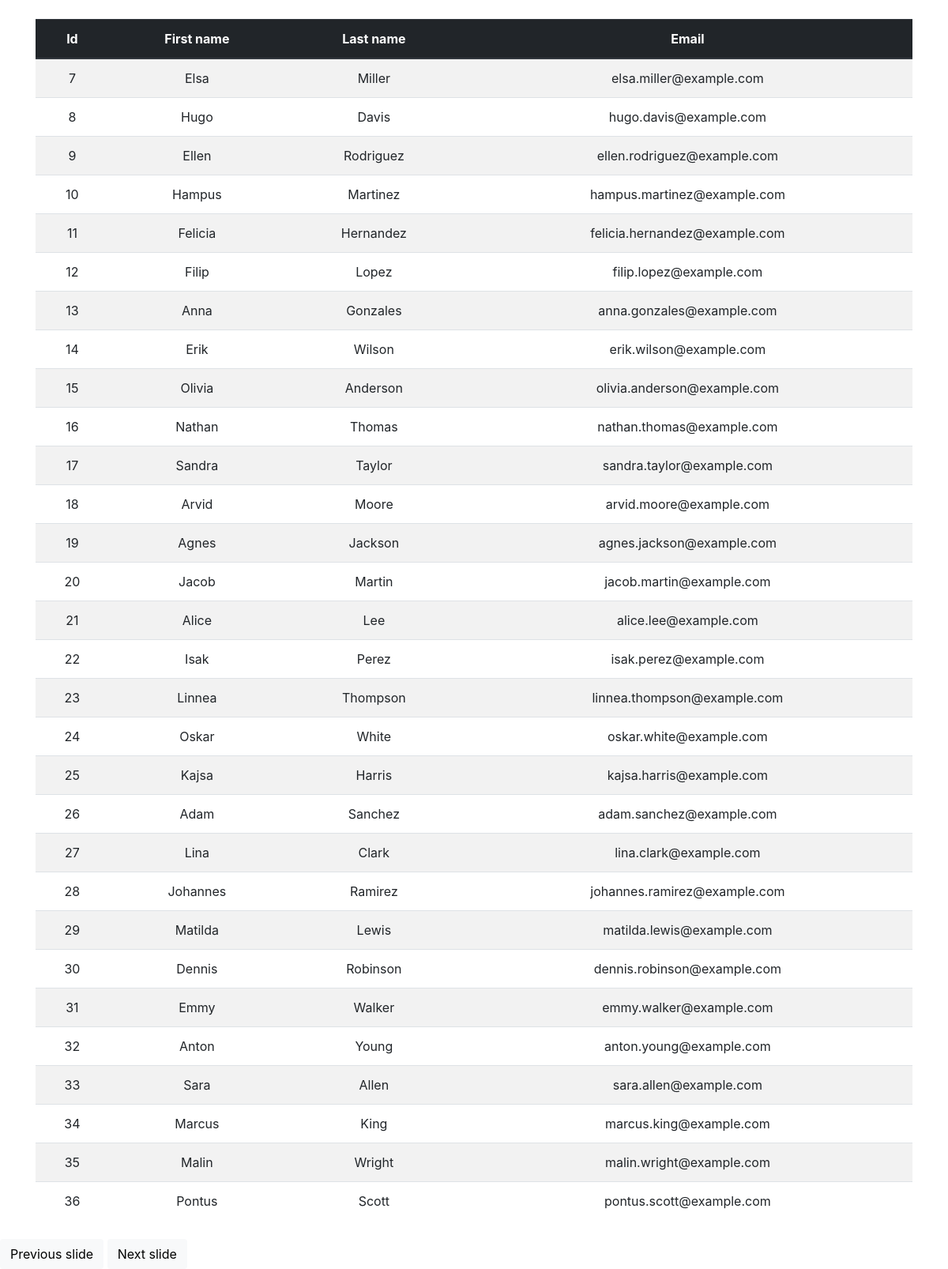
The app's page /infinite-scroll-demo/ with its own data.
### app/models.py (models this page shows)
class Contact2(models.Model):
    first_name = models.CharField(max_length=200)
    last_name = models.CharField(max_length=200)
    email = models.CharField(max_length=200)

### app/views/infinite_scroll.py (the view)
# urls.py: path("infinite-scroll-demo/", infinite_scroll_demo, name="infinite-scroll-demo"),
def infinite_scroll_demo(request: WSGIRequest) -> HttpResponse:
    contacts = _get_contacts(page=0)
    return render(
        request,
        "infinite_scroll/demo.html",
        {"contacts": contacts, "next_page": 1},
    )

### app/views/infinite_scroll.py (called while the page is built)
def _get_contacts(page: int) -> Iterable[models.Contact2]:
    contacts_per_page = 30
    page_start = page * contacts_per_page
    page_end = page_start + contacts_per_page
    return models.Contact2.objects.all()[page_start:page_end]

### app/templates/infinite_scroll/demo.html (shortened to what this page needs)
{% extends 'slide.html' %}
{% block slide_content %}
<table class="table table-striped">
    <thead>
        <tr class="thead-dark">
            <th>Id</th>
            <th>First name</th>
            <th>Last name</th>
            <th>Email</th>
        </tr>
    <thead>
    <tbody>
        {% include "infinite_scroll/rows.html" with next_page="0" %}
</table>
{% endblock slide_content %}

### app/templates/infinite_scroll/rows.html (shortened to what this page needs)
{% for contact in contacts %}
<tr>
    <td>{{ contact.id }}</td>
    <td>{{ contact.first_name }}</td>
    <td>{{ contact.last_name }}</td>
    <td>{{ contact.email }}</td>
</tr>
{% endfor %}

### records on screen
Contact2: id "7", first_name "Elsa", last_name "Miller", email "elsa.miller@example.com"
Contact2: id "8", first_name "Hugo", last_name "Davis", email "hugo.davis@example.com"
Contact2: id "9", first_name "Ellen", last_name "Rodriguez", email "ellen.rodriguez@example.com"
Contact2: id "10", first_name "Hampus", last_name "Martinez", email "hampus.martinez@example.com"
Contact2: id "11", first_name "Felicia", last_name "Hernandez", email "felicia.hernandez@example.com"
Contact2: id "12", first_name "Filip", last_name "Lopez", email "filip.lopez@example.com"
Contact2: id "13", first_name "Anna", last_name "Gonzales", email "anna.gonzales@example.com"
Contact2: id "14", first_name "Erik", last_name "Wilson", email "erik.wilson@example.com"
Contact2: id "15", first_name "Olivia", last_name "Anderson", email "olivia.anderson@example.com"
Contact2: id "16", first_name "Nathan", last_name "Thomas", email "nathan.thomas@example.com"
Contact2: id "17", first_name "Sandra", last_name "Taylor", email "sandra.taylor@example.com"
Contact2: id "18", first_name "Arvid", last_name "Moore", email "arvid.moore@example.com"
Contact2: id "19", first_name "Agnes", last_name "Jackson", email "agnes.jackson@example.com"
Contact2: id "20", first_name "Jacob", last_name "Martin", email "jacob.martin@example.com"
Contact2: id "21", first_name "Alice", last_name "Lee", email "alice.lee@example.com"
Contact2: id "22", first_name "Isak", last_name "Perez", email "isak.perez@example.com"
Contact2: id "23", first_name "Linnea", last_name "Thompson", email "linnea.thompson@example.com"
Contact2: id "24", first_name "Oskar", last_name "White", email "oskar.white@example.com"
Contact2: id "25", first_name "Kajsa", last_name "Harris", email "kajsa.harris@example.com"
Contact2: id "26", first_name "Adam", last_name "Sanchez", email "adam.sanchez@example.com"
Contact2: id "27", first_name "Lina", last_name "Clark", email "lina.clark@example.com"
Contact2: id "28", first_name "Johannes", last_name "Ramirez", email "johannes.ramirez@example.com"
Contact2: id "29", first_name "Matilda", last_name "Lewis", email "matilda.lewis@example.com"
Contact2: id "30", first_name "Dennis", last_name "Robinson", email "dennis.robinson@example.com"
Contact2: id "31", first_name "Emmy", last_name "Walker", email "emmy.walker@example.com"
Contact2: id "32", first_name "Anton", last_name "Young", email "anton.young@example.com"
Contact2: id "33", first_name "Sara", last_name "Allen", email "sara.allen@example.com"
Contact2: id "34", first_name "Marcus", last_name "King", email "marcus.king@example.com"
Contact2: id "35", first_name "Malin", last_name "Wright", email "malin.wright@example.com"
Contact2: id "36", first_name "Pontus", last_name "Scott", email "pontus.scott@example.com"
